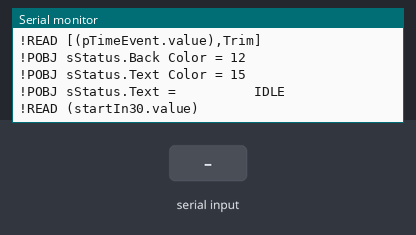
Recording of a sketch running on a simulated Arduino Uno, built with avr-gcc and run on an emulated ATmega328P. Parts: the last lines printed to the serial monitor. The test bench sets the inputs (shaded band). EEPROM starts erased.

Above: at 6.2 s.
6.3 s: "90,45,200\n" received over Serial
At 7.61 s:
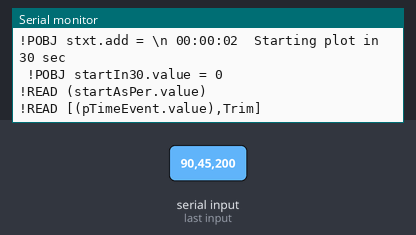
7.8 s: "1,90\n" received over Serial
At 8.3 s:
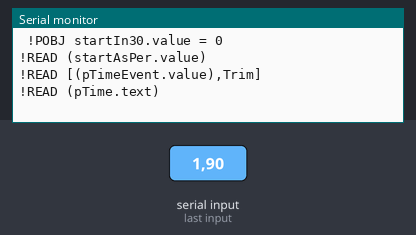
10.2 s: "1,90,45\n" received over Serial
At 11.0 s:
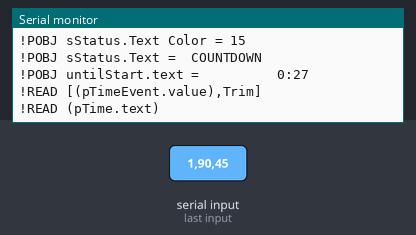
Timing chart, 0 to 13.2 s (numbered marks = the images above; inputs shaded):
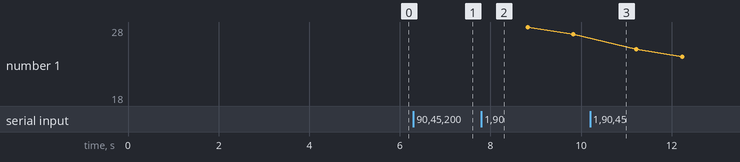

The sketch:

sim.ino
```cpp
/**********************************************************************

      sim.ino - Sunlight Intensity Monitoring project

      This project monitors sunlight intensity typically over a ten
      hour day as measured by a solar cell connected to pins A0 and
      Gnd on an Arduino UNO microcontroller. It uses the MakerPlot
      Software Toolkit to implement a user display and control panel.
      v 1.7.0)

      The start time of a future plot period is configurable, and
      the system is designed to run unattended, saving a screen
      capture of the resulting plot at the end of the selected x-axis
      time span.

      Last update: 3/5/17
      K. Fisher

**********************************************************************/

#include <Arduino.h>
#include <EEPROM.h>
#include <Time.h>
#include <TimeLib.h>
#include <avr/pgmspace.h>  // Required for F-macro.

// defines
#define FIELD_WAS_CHANGED     1    // pTime field at lower right
#define SYNC_TIME_INTERVAL   15    // minutes
#define SEC_CORRECTION        1    // Extra sec added when set clock

// Machine states
enum states {IDLE, COUNTDOWN, PLOTTING, STOPPED};

// Global Variables
states state;   // Current state

//============================ Supporting Functions ===========================

// The PC/MakerPlot buffer may not always flush completely. Therefore
// finish emptying it manually. (See MakerPlot User Guide, p 108)
 void flushBuffer(){
   Serial.flush();
   while (Serial.available())
     Serial.read();
   return;
}

// Update MakerPlot display of Arduino time and date
void updateMPlotTime() {
    char aTime[25];
    static int lastMin;
    // Update/time field when minute increments.
    if(minute() != lastMin){
      sprintf(aTime, "%02d/%02d/%d  %02d:%02d",
             month(), day(), year(), hour(), minute());
      Serial.print("!pobj aTime.text = "); Serial.println(aTime);
      lastMin = minute();
   }
}

// Returns true if user clicked "30 sec start button"
bool thirtySecStartReq(){
  flushBuffer();
  Serial.println(F("!READ (startIn30.value)"));
  int state = Serial.parseInt();
  if(state) return true;
  else return false;
}

// Returns true if user clicked "Start as per below" button
bool startAsPer(){
  flushBuffer();
  Serial.println(F("!READ (startAsPer.value)"));
  int state = Serial.parseInt();
  if(state) return true;
  else return false;
}

 // Append timestamped line of text to the Event Log
void stext(String str) {
   char ts[10];
   sprintf(ts,  "%02d:%02d:%02d", hour(), minute(), second());
   Serial.print(F("!POBJ stxt.add = \\n ")); Serial.print(ts);
   Serial.print("  "); Serial.println(str);
}

// Determine next day date string to offer as default for the
// next plot start event (mm/dd/yyyy)
char* nextDay(){
   static char buf[11];
   time_t t;
   t = now() + SECS_PER_DAY;
   sprintf(buf, "%02d/%02d/%4d", month(t), day(t), year(t));
   return buf;
}

// Sync the Time lib s/w clock to the PC h/w clock via MakerPlot link
void syncSWClock() {
   flushBuffer();
   Serial.println("!Send [(DATE),Trim] ");
   String dateStr = Serial.readString();
   int yr   = dateStr.substring(6,8).toInt();
   int mo   = dateStr.substring(0,2).toInt();
   int day  = dateStr.substring(3,5).toInt();
   flushBuffer();
   Serial.println("!Send [(RTIME),Trim] ");
   String timeStr = Serial.readString();
   int hr   = timeStr.substring(0,2).toInt();
   int min  = timeStr.substring(3,5).toInt();
   int sec  = timeStr.substring(6,8).toInt();

   // Set the Arduino s/w clock == PC clock
   setTime(hr, min, sec + SEC_CORRECTION, day, mo, yr);
}

// Debug - View string content. Prints hexidecimal contents of ASCII string
// for number of locations specified - in the MPlot DEBUG WINDOW.
void dbgStr(char* str, int numLoc){
   Serial.print("!DBUG ");
	for(int i =0; i < numLoc; i++) {
		if(str[i] < 0x10)	Serial.print('0');
		Serial.print(0x7f & str[i], HEX); Serial.print(" ");
	}
	Serial.println(); Serial.println();
}

void setup() {
   char buf[10];
   Serial.begin(115200);

   // The first statement below after Serial.begin does not execute
   // consistently when communicating with MakerPlot. This behavior
   // appears to be an initiaization issue only, and not a cause
   // for concern.
   Serial.println(F("!STAT Throw-away text to prime the pump"));
   Serial.println(F("!STAT Solar Intensity Monitor  v1.0"));  // This one does

   // Initial software clock sync
   syncSWClock();

   // Start new event log
   Serial.println(F("!POBJ stxt.clear"));
   stext(F("EVENT LOG opened"));
   stext(F("Arduino s/w clock synced"));
   stext(F("Please enter plot start time"));

   // Update offered plot start DATE field to specify tomorrow's date
   Serial.print(F("!POBJ pDate.text = ")); Serial.println(nextDay());

   // Update offered start TIME field from last entered value as
   // stored in EEPROM. Format HHMM, no colon.
   for(int i = 0; i < 4; i++){
      buf[i] = EEPROM.read(i);
   }
   buf[4] = '\0';
   Serial.print(F("!POBJ pTime.text =  ")); Serial.println(buf);

   // MakerPlot initialization
   Serial.println(F("!POBJ untilStart.text =           ---"));
   Serial.println(F("!span 0, 5.0"));
   Serial.println(F("!PLOT OFF"));
   Serial.println(F("!YLBL VOLTAGE     "));
   Serial.println(F("!RSET"));
   Serial.println(F("!POBJ startIn30.value = 0 "));
   Serial.println(F("!POBJ startAsPer.value = 0 "));
   Serial.println(F("!POBJ pTimeEvent.value = 0 "));
   Serial.println(F("!POBJ dField.value = "));
   Serial.println(F("!POBJ tField.value = "));
   Serial.println(F("!POBJ dpoint.text =  "));
   Serial.println(F("!POBJ ptsPct.text =  "));

   // Start up in the IDLE state
   state = IDLE;
 }

void loop(){

   static time_t     plotStartTime;
   static time_t     nextCheckTime;   // Re Arduino/PC clock tracking
   static int        pTimeFlag;       // Plot start time was changed
   char              buf[50];         // General use

   // Update MakerPlot display of Arduino date and time
   updateMPlotTime(); /////////////////////////////////////////////////////////

  // Periodically sync the Arduino software clock. (Because the compiler
  // initializes the nextCheckTime variable to zero, this routine runs at
  // startup, and then every SYNC_TIME_INTERVAL seconds later
   if(now() > nextCheckTime){
      nextCheckTime = (now() + (SYNC_TIME_INTERVAL * SECS_PER_MIN)-1);
      flushBuffer();
      // Get PC time & report any existing error, then sync
      Serial.println(F("!Send [(RTIME),Trim] "));
      String timeStr = Serial.readString();
      int pcSec  = timeStr.substring(6,8).toInt();
      sprintf(buf, "Software Clock Error: %d sec", (second() - pcSec));
      stext(buf);
      syncSWClock();
      stext(F("S/w Clock synced"));
   }

   // Check the flag that indicates that a new future plot start
   // time was entered. pTimeEvent is a hidden LED behind the plot grid.
   // It is configured as an ON-OFF type and used as S/R flip-flop. Here
   // we check if the pTime field has been changed, reset the flag, and
   // save the new entry to EEPROM
   flushBuffer();
   Serial.println(F("!READ [(pTimeEvent.value),Trim]"));
   // Serial.println(F("!READ (pTimeEvent.value)"));
   pTimeFlag = Serial.parseInt();
   if(pTimeFlag == FIELD_WAS_CHANGED) {
      flushBuffer();
      Serial.println(F("!READ (pTime.text)"));
      String pTimeText = Serial.readString();
      Serial.println(F("!POBJ pTimeEvent.value = 0")); // Reset
      sprintf(buf, "New start time: %s", pTimeText.c_str());
      stext(buf);
      for(int addr = 0; addr < 4; addr++) {
         EEPROM.write(addr, pTimeText.charAt(addr));
      }
   }

   //============ Machine state related code here to end ======================

   // Take action depending on current machine state
   switch(state) {
      case IDLE: {
         // Update System Status indicator
         Serial.println(F("!POBJ sStatus.Back Color = 12")); // Red
         Serial.println(F("!POBJ sStatus.Text Color = 15")); // White
         Serial.println(F("!POBJ sStatus.Text =          IDLE"));

         // If START PLOT IN 30 SEC button was pressed, start
         // counting down, target: now +30
         if(thirtySecStartReq()) {
            plotStartTime = now() + 30UL;
            state = COUNTDOWN;
            stext(F("Starting plot in 30 sec "));
            Serial.println(F(" !POBJ startIn30.value = 0 "));
         }

         // Or if a specific future plot start time has been requested via the
         // "Start as per below..." PB switch, process it.
         if((startAsPer())) {
            flushBuffer();
            Serial.println(F("!READ (pDate.text)"));
            String pDate = Serial.readString(); // mm/dd/yyyy
            flushBuffer();
            Serial.println(F("!READ (pTime.text)")); // hhmm
            String pTime = Serial.readString();

            int mo = pDate.substring(0,2).toInt();
            int dy = pDate.substring(3,5).toInt();
            int yr = pDate.substring(6,10).toInt();
            int hr = pTime.substring(0,2).toInt();
            int mn = pTime.substring(2,4).toInt();

            // Compute seconds at requested plot start time
            tmElements_t pstElem;

            pstElem.Second = 0;
            pstElem.Hour   = hr;
            pstElem.Minute = mn;
            pstElem.Day    = dy;
            pstElem.Month  = mo;
            pstElem.Year   = yr - 1970;
            plotStartTime  = makeTime(pstElem);

            state = COUNTDOWN;

            // Reset pushbutton
            Serial.println(F(" !POBJ startAsPer.value = 0 "));
            // Update event log
            sprintf(buf, "Plot start: %02d/%02d/%02d  %02d:%02d", mo,dy,yr,hr,mn);
            stext(buf);
            stext(F("Entered COUNTDOWN State"));

         }
      } break;

      case COUNTDOWN:{
         Serial.println(F("!POBJ sStatus.Back Color = 9")); // Blue
         Serial.println(F("!POBJ sStatus.Text Color = 15")); // White
         Serial.println(F("!POBJ sStatus.Text =  COUNTDOWN"));

         // check countdown progress
         time_t remainingSec = plotStartTime - now();
         if(remainingSec > 0) {     // Not there yet
            time_t rMin = remainingSec/60UL;
            time_t rSec = remainingSec%60UL;
            sprintf(buf, "%2d:%02d", (int)rMin, (int)rSec);
            Serial.print(F("!POBJ untilStart.text =         ")); Serial.println(buf);
         }
         else {
            // Start plotting
            state = PLOTTING;
            stext(F("Plotting started "));
            Serial.println(F("!PLOT ON"));     // Start plotting command to MakerPlot
            Serial.println(F("!RSET"));
            Serial.println(F("!POBJ untilStart.text =           ---"));
         }
      } break;

      case PLOTTING:  {
         Serial.println(F("!POBJ sStatus.Back Color = 10")); // Green
         Serial.println(F("!POBJ sStatus.Text Color = 0")); // Black
         Serial.println(F("!POBJ sStatus.Text =     PLOTTING"));

         //  service the plot grid and meter
         float v1 = (5.0 * analogRead(A2))/1024;
         Serial.println(v1); // Bare numeric data goes directly to the plot grid
         Serial.print(F("!POBJ voltMeter.value =  ")); Serial.println(v1);

         // Update DPOINT display (Data points currently stored in memory)
         flushBuffer();
         Serial.println(F("!Send [(DPOINT),Trim] "));
         int dpoint = Serial.parseInt();
         Serial.print(F("!POBJ dpoint.text =  ")); Serial.println(dpoint);

         // Determine DPOINT max & percent full
         flushBuffer();
         Serial.println(F("!Send (txtDpoints.text)"));
         int dpointMax = Serial.parseInt();
         Serial.print(F("!POBJ ptsPct.text =  ")); Serial.print((100*dpoint)/dpointMax);
         Serial.println(F(" %"));

        // Change system state to STOPPED if plot is inactive and stopped at max time
        // Wait until (dpoint > 2) so we get past startup
        static int oldDpoint;
        if((dpoint > 2) && (dpoint == oldDpoint)){
            flushBuffer();
            Serial.println(F("!SNAP SIM"));
            stext(F("Screen snapshot saved"));
            stext(F("Plot STOPPED at max time "));
            state = STOPPED;

        }
        oldDpoint = dpoint;
      } break;

      case STOPPED:
         Serial.println(F("!POBJ sStatus.Back Color = 14")); // Yell0w
         Serial.println(F("!POBJ sStatus.Text Color = 0")); // Black
         Serial.println(F("!POBJ sStatus.Text =     STOPPED"));
   } // switch
  } // loop
```

Measured:
- after the input at 6.3 s, the serial monitor: prints a new line at once (image 1)
- after the input at 7.8 s, the serial monitor: prints a new line at once (image 2)
- plotted number 1: 27 → 18 after the input at 10.2 s
